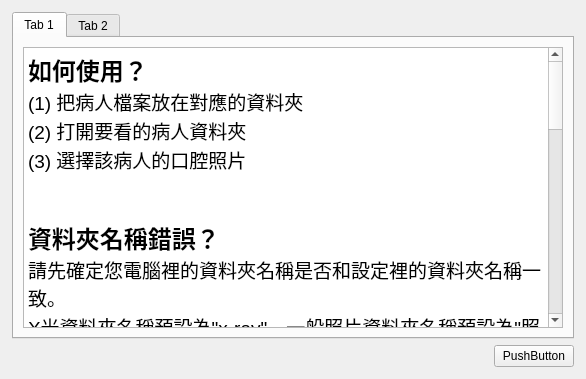
<?xml version="1.0" encoding="UTF-8"?>
<ui version="4.0">
 <class>FAQWindow</class>
 <widget class="QWidget" name="FAQWindow">
  <property name="geometry">
   <rect>
    <x>0</x>
    <y>0</y>
    <width>586</width>
    <height>379</height>
   </rect>
  </property>
  <property name="windowTitle">
   <string>Form</string>
  </property>
  <layout class="QVBoxLayout" name="verticalLayout">
   <property name="leftMargin">
    <number>12</number>
   </property>
   <property name="topMargin">
    <number>12</number>
   </property>
   <property name="rightMargin">
    <number>12</number>
   </property>
   <property name="bottomMargin">
    <number>12</number>
   </property>
   <item>
    <widget class="QTabWidget" name="tabWidget">
     <property name="currentIndex">
      <number>0</number>
     </property>
     <widget class="QWidget" name="tab">
      <attribute name="title">
       <string>Tab 1</string>
      </attribute>
      <layout class="QVBoxLayout" name="verticalLayout_2">
       <item>
        <widget class="QTextBrowser" name="faqTextBrowser">
         <property name="focusPolicy">
          <enum>Qt::WheelFocus</enum>
         </property>
         <property name="html">
          <string>&lt;!DOCTYPE HTML PUBLIC &quot;-//W3C//DTD HTML 4.0//EN&quot; &quot;http://www.w3.org/TR/REC-html40/strict.dtd&quot;&gt;
&lt;html&gt;&lt;head&gt;&lt;meta name=&quot;qrichtext&quot; content=&quot;1&quot; /&gt;&lt;style type=&quot;text/css&quot;&gt;
p, li { white-space: pre-wrap; }
&lt;/style&gt;&lt;/head&gt;&lt;body style=&quot; font-family:'.Helvetica Neue DeskInterface'; font-size:13pt; font-weight:400; font-style:normal;&quot;&gt;
&lt;p style=&quot; margin-top:0px; margin-bottom:0px; margin-left:0px; margin-right:0px; -qt-block-indent:0; text-indent:0px;&quot;&gt;&lt;span style=&quot; font-size:18pt; font-weight:600;&quot;&gt;如何使用？&lt;/span&gt;&lt;/p&gt;
&lt;p style=&quot; margin-top:0px; margin-bottom:0px; margin-left:0px; margin-right:0px; -qt-block-indent:0; text-indent:0px;&quot;&gt;&lt;span style=&quot; font-size:14pt;&quot;&gt;(1) 把病人檔案放在對應的資料夾&lt;/span&gt;&lt;/p&gt;
&lt;p style=&quot; margin-top:0px; margin-bottom:0px; margin-left:0px; margin-right:0px; -qt-block-indent:0; text-indent:0px;&quot;&gt;&lt;span style=&quot; font-size:14pt;&quot;&gt;(2) 打開要看的病人資料夾&lt;/span&gt;&lt;/p&gt;
&lt;p style=&quot; margin-top:0px; margin-bottom:0px; margin-left:0px; margin-right:0px; -qt-block-indent:0; text-indent:0px;&quot;&gt;&lt;span style=&quot; font-size:14pt;&quot;&gt;(3) 選擇該病人的口腔照片&lt;/span&gt;&lt;/p&gt;
&lt;p style=&quot;-qt-paragraph-type:empty; margin-top:0px; margin-bottom:0px; margin-left:0px; margin-right:0px; -qt-block-indent:0; text-indent:0px; font-size:14pt;&quot;&gt;&lt;br /&gt;&lt;/p&gt;
&lt;p style=&quot;-qt-paragraph-type:empty; margin-top:0px; margin-bottom:0px; margin-left:0px; margin-right:0px; -qt-block-indent:0; text-indent:0px; font-size:14pt;&quot;&gt;&lt;br /&gt;&lt;/p&gt;
&lt;p style=&quot; margin-top:0px; margin-bottom:0px; margin-left:0px; margin-right:0px; -qt-block-indent:0; text-indent:0px;&quot;&gt;&lt;span style=&quot; font-size:18pt; font-weight:600;&quot;&gt;資料夾名稱錯誤？&lt;/span&gt;&lt;/p&gt;
&lt;p style=&quot; margin-top:0px; margin-bottom:0px; margin-left:0px; margin-right:0px; -qt-block-indent:0; text-indent:0px;&quot;&gt;&lt;span style=&quot; font-size:14pt;&quot;&gt;請先確定您電腦裡的資料夾名稱是否和設定裡的資料夾名稱一致。&lt;/span&gt;&lt;/p&gt;
&lt;p style=&quot; margin-top:0px; margin-bottom:0px; margin-left:0px; margin-right:0px; -qt-block-indent:0; text-indent:0px;&quot;&gt;&lt;span style=&quot; font-size:14pt;&quot;&gt;X光資料夾名稱預設為&amp;quot;x-ray&amp;quot;，一般照片資料夾名稱預設為&amp;quot;照片&amp;quot;，&lt;/span&gt;&lt;/p&gt;
&lt;p style=&quot; margin-top:0px; margin-bottom:0px; margin-left:0px; margin-right:0px; -qt-block-indent:0; text-indent:0px;&quot;&gt;&lt;span style=&quot; font-size:14pt;&quot;&gt;使用者可以在設定裡面修改這些資料夾的名稱。&lt;/span&gt;&lt;/p&gt;
&lt;p style=&quot;-qt-paragraph-type:empty; margin-top:0px; margin-bottom:0px; margin-left:0px; margin-right:0px; -qt-block-indent:0; text-indent:0px; font-size:14pt;&quot;&gt;&lt;br /&gt;&lt;/p&gt;
&lt;p style=&quot;-qt-paragraph-type:empty; margin-top:0px; margin-bottom:0px; margin-left:0px; margin-right:0px; -qt-block-indent:0; text-indent:0px; font-size:14pt;&quot;&gt;&lt;br /&gt;&lt;/p&gt;
&lt;p style=&quot; margin-top:0px; margin-bottom:0px; margin-left:0px; margin-right:0px; -qt-block-indent:0; text-indent:0px;&quot;&gt;&lt;span style=&quot; font-size:18pt; font-weight:600;&quot;&gt;資料夾如何擺放？&lt;/span&gt;&lt;/p&gt;
&lt;p style=&quot; margin-top:0px; margin-bottom:0px; margin-left:0px; margin-right:0px; -qt-block-indent:0; text-indent:0px;&quot;&gt;&lt;span style=&quot; font-size:14pt;&quot;&gt;例如：&lt;/span&gt;&lt;/p&gt;
&lt;p style=&quot; margin-top:0px; margin-bottom:0px; margin-left:0px; margin-right:0px; -qt-block-indent:0; text-indent:0px;&quot;&gt;&lt;span style=&quot; font-size:14pt; color:#804000;&quot;&gt;病人資料&lt;/span&gt;&lt;/p&gt;
&lt;p style=&quot; margin-top:0px; margin-bottom:0px; margin-left:0px; margin-right:0px; -qt-block-indent:0; text-indent:0px;&quot;&gt;&lt;span style=&quot; font-size:14pt;&quot;&gt;-- &lt;/span&gt;&lt;span style=&quot; font-size:14pt; color:#804000;&quot;&gt;01-7549293病患甲&lt;/span&gt;&lt;/p&gt;
&lt;p style=&quot; margin-top:0px; margin-bottom:0px; margin-left:0px; margin-right:0px; -qt-block-indent:0; text-indent:0px;&quot;&gt;&lt;span style=&quot; font-size:14pt;&quot;&gt;   -- &lt;/span&gt;&lt;span style=&quot; font-size:14pt; color:#804000;&quot;&gt;照片&lt;/span&gt;&lt;/p&gt;
&lt;p style=&quot; margin-top:0px; margin-bottom:0px; margin-left:0px; margin-right:0px; -qt-block-indent:0; text-indent:0px;&quot;&gt;&lt;span style=&quot; font-size:14pt;&quot;&gt;      -- &lt;/span&gt;&lt;span style=&quot; font-size:14pt; color:#0080ff;&quot;&gt;IMG_9933.jpg&lt;/span&gt;&lt;/p&gt;
&lt;p style=&quot; margin-top:0px; margin-bottom:0px; margin-left:0px; margin-right:0px; -qt-block-indent:0; text-indent:0px;&quot;&gt;&lt;span style=&quot; font-size:14pt;&quot;&gt;      -- &lt;/span&gt;&lt;span style=&quot; font-size:14pt; color:#0080ff;&quot;&gt;IMG_9934.jpg&lt;/span&gt;&lt;/p&gt;
&lt;p style=&quot; margin-top:0px; margin-bottom:0px; margin-left:0px; margin-right:0px; -qt-block-indent:0; text-indent:0px;&quot;&gt;&lt;span style=&quot; font-size:14pt;&quot;&gt;   -- &lt;/span&gt;&lt;span style=&quot; font-size:14pt; color:#804000;&quot;&gt;x-ray&lt;/span&gt;&lt;/p&gt;
&lt;p style=&quot; margin-top:0px; margin-bottom:0px; margin-left:0px; margin-right:0px; -qt-block-indent:0; text-indent:0px;&quot;&gt;&lt;span style=&quot; font-size:14pt;&quot;&gt;      -- &lt;/span&gt;&lt;span style=&quot; font-size:14pt; color:#0080ff;&quot;&gt;IMG_8851.jpg&lt;/span&gt;&lt;/p&gt;
&lt;p style=&quot; margin-top:0px; margin-bottom:0px; margin-left:0px; margin-right:0px; -qt-block-indent:0; text-indent:0px;&quot;&gt;&lt;span style=&quot; font-size:14pt;&quot;&gt;      -- &lt;/span&gt;&lt;span style=&quot; font-size:14pt; color:#0080ff;&quot;&gt;IMG_8852.jpg&lt;/span&gt;&lt;/p&gt;
&lt;p style=&quot; margin-top:0px; margin-bottom:0px; margin-left:0px; margin-right:0px; -qt-block-indent:0; text-indent:0px;&quot;&gt;&lt;span style=&quot; font-size:14pt;&quot;&gt;      -- &lt;/span&gt;&lt;span style=&quot; font-size:14pt; color:#0080ff;&quot;&gt;IMG_8853.jpg&lt;/span&gt;&lt;/p&gt;
&lt;p style=&quot; margin-top:0px; margin-bottom:0px; margin-left:0px; margin-right:0px; -qt-block-indent:0; text-indent:0px;&quot;&gt;&lt;span style=&quot; font-size:14pt; color:#000000;&quot;&gt;   -- &lt;/span&gt;&lt;span style=&quot; font-size:14pt; color:#408000;&quot;&gt;病歷.pdf&lt;/span&gt;&lt;/p&gt;
&lt;p style=&quot; margin-top:0px; margin-bottom:0px; margin-left:0px; margin-right:0px; -qt-block-indent:0; text-indent:0px;&quot;&gt;&lt;span style=&quot; font-size:14pt;&quot;&gt;-- &lt;/span&gt;&lt;span style=&quot; font-size:14pt; color:#804000;&quot;&gt;02-4791387病患乙&lt;/span&gt;&lt;/p&gt;
&lt;p style=&quot; margin-top:0px; margin-bottom:0px; margin-left:0px; margin-right:0px; -qt-block-indent:0; text-indent:0px;&quot;&gt;&lt;span style=&quot; font-size:14pt;&quot;&gt;   -- &lt;/span&gt;&lt;span style=&quot; font-size:14pt; color:#804000;&quot;&gt;照片&lt;/span&gt;&lt;/p&gt;
&lt;p style=&quot; margin-top:0px; margin-bottom:0px; margin-left:0px; margin-right:0px; -qt-block-indent:0; text-indent:0px;&quot;&gt;&lt;span style=&quot; font-size:14pt;&quot;&gt;      -- &lt;/span&gt;&lt;span style=&quot; font-size:14pt; color:#0080ff;&quot;&gt;IMG_2234.jpg&lt;/span&gt;&lt;/p&gt;
&lt;p style=&quot; margin-top:0px; margin-bottom:0px; margin-left:0px; margin-right:0px; -qt-block-indent:0; text-indent:0px;&quot;&gt;&lt;span style=&quot; font-size:14pt;&quot;&gt;      -- &lt;/span&gt;&lt;span style=&quot; font-size:14pt; color:#0080ff;&quot;&gt;IMG_5678.jpg&lt;/span&gt;&lt;/p&gt;
&lt;p style=&quot; margin-top:0px; margin-bottom:0px; margin-left:0px; margin-right:0px; -qt-block-indent:0; text-indent:0px;&quot;&gt;&lt;span style=&quot; font-size:14pt;&quot;&gt;   -- &lt;/span&gt;&lt;span style=&quot; font-size:14pt; color:#804000;&quot;&gt;x-ray&lt;/span&gt;&lt;/p&gt;
&lt;p style=&quot; margin-top:0px; margin-bottom:0px; margin-left:0px; margin-right:0px; -qt-block-indent:0; text-indent:0px;&quot;&gt;&lt;span style=&quot; font-size:14pt;&quot;&gt;      -- &lt;/span&gt;&lt;span style=&quot; font-size:14pt; color:#0080ff;&quot;&gt;IMG_8851.jpg&lt;/span&gt;&lt;/p&gt;
&lt;p style=&quot; margin-top:0px; margin-bottom:0px; margin-left:0px; margin-right:0px; -qt-block-indent:0; text-indent:0px;&quot;&gt;&lt;span style=&quot; font-size:14pt; color:#000000;&quot;&gt;   -- &lt;/span&gt;&lt;span style=&quot; font-size:14pt; color:#408000;&quot;&gt;病歷.pdf&lt;/span&gt;&lt;/p&gt;
&lt;p style=&quot;-qt-paragraph-type:empty; margin-top:0px; margin-bottom:0px; margin-left:0px; margin-right:0px; -qt-block-indent:0; text-indent:0px;&quot;&gt;&lt;br /&gt;&lt;/p&gt;
&lt;p style=&quot;-qt-paragraph-type:empty; margin-top:0px; margin-bottom:0px; margin-left:0px; margin-right:0px; -qt-block-indent:0; text-indent:0px;&quot;&gt;&lt;br /&gt;&lt;/p&gt;
&lt;p style=&quot; margin-top:0px; margin-bottom:0px; margin-left:0px; margin-right:0px; -qt-block-indent:0; text-indent:0px;&quot;&gt;&lt;span style=&quot; font-size:18pt; font-weight:600;&quot;&gt;有哪些快捷鍵可以使用?&lt;/span&gt;&lt;/p&gt;
&lt;p style=&quot; margin-top:0px; margin-bottom:0px; margin-left:0px; margin-right:0px; -qt-block-indent:0; text-indent:0px;&quot;&gt;&lt;span style=&quot; font-size:14pt;&quot;&gt;ctrl  + O: open folder&lt;/span&gt;&lt;/p&gt;
&lt;p style=&quot; margin-top:0px; margin-bottom:0px; margin-left:0px; margin-right:0px; -qt-block-indent:0; text-indent:0px;&quot;&gt;&lt;span style=&quot; font-size:14pt;&quot;&gt;space: fit window size&lt;/span&gt;&lt;/p&gt;
&lt;p style=&quot;-qt-paragraph-type:empty; margin-top:0px; margin-bottom:0px; margin-left:0px; margin-right:0px; -qt-block-indent:0; text-indent:0px;&quot;&gt;&lt;br /&gt;&lt;/p&gt;&lt;/body&gt;&lt;/html&gt;</string>
         </property>
        </widget>
       </item>
      </layout>
     </widget>
     <widget class="QWidget" name="tab_2">
      <attribute name="title">
       <string>Tab 2</string>
      </attribute>
      <layout class="QVBoxLayout" name="verticalLayout_3">
       <item>
        <widget class="QTextBrowser" name="aboutTextBrowser">
         <property name="html">
          <string>&lt;!DOCTYPE HTML PUBLIC &quot;-//W3C//DTD HTML 4.0//EN&quot; &quot;http://www.w3.org/TR/REC-html40/strict.dtd&quot;&gt;
&lt;html&gt;&lt;head&gt;&lt;meta name=&quot;qrichtext&quot; content=&quot;1&quot; /&gt;&lt;style type=&quot;text/css&quot;&gt;
p, li { white-space: pre-wrap; }
&lt;/style&gt;&lt;/head&gt;&lt;body style=&quot; font-family:'.Helvetica Neue DeskInterface'; font-size:13pt; font-weight:400; font-style:normal;&quot;&gt;
&lt;p style=&quot; margin-top:0px; margin-bottom:0px; margin-left:0px; margin-right:0px; -qt-block-indent:0; text-indent:0px;&quot;&gt;&lt;span style=&quot; font-size:18pt; font-weight:600;&quot;&gt;Case Viewer ver. 1.0&lt;/span&gt;&lt;/p&gt;
&lt;p style=&quot;-qt-paragraph-type:empty; margin-top:0px; margin-bottom:0px; margin-left:0px; margin-right:0px; -qt-block-indent:0; text-indent:0px;&quot;&gt;&lt;br /&gt;&lt;/p&gt;
&lt;p style=&quot; margin-top:0px; margin-bottom:0px; margin-left:0px; margin-right:0px; -qt-block-indent:0; text-indent:0px;&quot;&gt;&lt;span style=&quot; font-size:14pt; font-weight:600;&quot;&gt;Author:&lt;/span&gt;&lt;/p&gt;
&lt;p style=&quot; margin-top:0px; margin-bottom:0px; margin-left:0px; margin-right:0px; -qt-block-indent:0; text-indent:0px;&quot;&gt;&lt;span style=&quot; font-size:14pt;&quot;&gt;Blue Zhong&lt;/span&gt;&lt;/p&gt;
&lt;p style=&quot;-qt-paragraph-type:empty; margin-top:0px; margin-bottom:0px; margin-left:0px; margin-right:0px; -qt-block-indent:0; text-indent:0px; font-size:14pt;&quot;&gt;&lt;br /&gt;&lt;/p&gt;
&lt;p style=&quot; margin-top:0px; margin-bottom:0px; margin-left:0px; margin-right:0px; -qt-block-indent:0; text-indent:0px;&quot;&gt;&lt;span style=&quot; font-size:14pt; font-weight:600;&quot;&gt;Contact:&lt;/span&gt;&lt;/p&gt;
&lt;p style=&quot; margin-top:0px; margin-bottom:0px; margin-left:0px; margin-right:0px; -qt-block-indent:0; text-indent:0px;&quot;&gt;&lt;span style=&quot; font-size:14pt;&quot;&gt;j71200@gmail.com&lt;/span&gt;&lt;/p&gt;
&lt;p style=&quot;-qt-paragraph-type:empty; margin-top:0px; margin-bottom:0px; margin-left:0px; margin-right:0px; -qt-block-indent:0; text-indent:0px; font-size:14pt;&quot;&gt;&lt;br /&gt;&lt;/p&gt;&lt;/body&gt;&lt;/html&gt;</string>
         </property>
        </widget>
       </item>
      </layout>
     </widget>
    </widget>
   </item>
   <item>
    <layout class="QHBoxLayout" name="horizontalLayout">
     <item>
      <spacer name="horizontalSpacer">
       <property name="orientation">
        <enum>Qt::Horizontal</enum>
       </property>
       <property name="sizeHint" stdset="0">
        <size>
         <width>40</width>
         <height>20</height>
        </size>
       </property>
      </spacer>
     </item>
     <item>
      <widget class="QPushButton" name="okButton">
       <property name="focusPolicy">
        <enum>Qt::TabFocus</enum>
       </property>
       <property name="text">
        <string>PushButton</string>
       </property>
       <property name="autoDefault">
        <bool>false</bool>
       </property>
       <property name="default">
        <bool>false</bool>
       </property>
       <property name="flat">
        <bool>false</bool>
       </property>
      </widget>
     </item>
    </layout>
   </item>
  </layout>
 </widget>
 <resources/>
 <connections/>
</ui>
